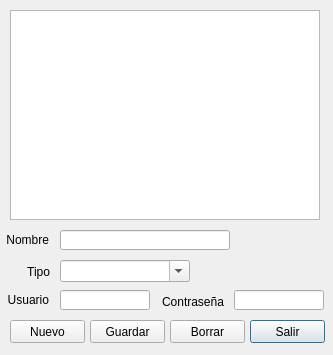
<?xml version="1.0" encoding="UTF-8"?>
<ui version="4.0">
 <class>Dialog</class>
 <widget class="QDialog" name="Dialog">
  <property name="windowModality">
   <enum>Qt::ApplicationModal</enum>
  </property>
  <property name="geometry">
   <rect>
    <x>0</x>
    <y>0</y>
    <width>333</width>
    <height>355</height>
   </rect>
  </property>
  <property name="windowTitle">
   <string>Seguridad del Sistema</string>
  </property>
  <property name="modal">
   <bool>true</bool>
  </property>
  <widget class="QPushButton" name="cmdSalir">
   <property name="geometry">
    <rect>
     <x>250</x>
     <y>320</y>
     <width>75</width>
     <height>23</height>
    </rect>
   </property>
   <property name="text">
    <string>Salir</string>
   </property>
   <property name="shortcut">
    <string>Esc</string>
   </property>
  </widget>
  <widget class="QLabel" name="label_23">
   <property name="geometry">
    <rect>
     <x>0</x>
     <y>290</y>
     <width>49</width>
     <height>20</height>
    </rect>
   </property>
   <property name="text">
    <string>Usuario</string>
   </property>
   <property name="alignment">
    <set>Qt::AlignRight|Qt::AlignTrailing|Qt::AlignVCenter</set>
   </property>
  </widget>
  <widget class="QLabel" name="label_22">
   <property name="geometry">
    <rect>
     <x>154</x>
     <y>292</y>
     <width>70</width>
     <height>20</height>
    </rect>
   </property>
   <property name="text">
    <string>Contraseña</string>
   </property>
   <property name="alignment">
    <set>Qt::AlignRight|Qt::AlignTrailing|Qt::AlignVCenter</set>
   </property>
  </widget>
  <widget class="QLabel" name="label_4">
   <property name="geometry">
    <rect>
     <x>-1</x>
     <y>230</y>
     <width>50</width>
     <height>20</height>
    </rect>
   </property>
   <property name="text">
    <string>Nombre</string>
   </property>
   <property name="alignment">
    <set>Qt::AlignRight|Qt::AlignTrailing|Qt::AlignVCenter</set>
   </property>
  </widget>
  <widget class="QListWidget" name="liwUsuarios">
   <property name="geometry">
    <rect>
     <x>10</x>
     <y>10</y>
     <width>310</width>
     <height>210</height>
    </rect>
   </property>
  </widget>
  <widget class="QPushButton" name="cmdNuevo">
   <property name="geometry">
    <rect>
     <x>10</x>
     <y>320</y>
     <width>75</width>
     <height>23</height>
    </rect>
   </property>
   <property name="text">
    <string>Nuevo</string>
   </property>
   <property name="shortcut">
    <string>Esc</string>
   </property>
  </widget>
  <widget class="QPushButton" name="cmdBorrar">
   <property name="geometry">
    <rect>
     <x>170</x>
     <y>320</y>
     <width>75</width>
     <height>23</height>
    </rect>
   </property>
   <property name="text">
    <string>Borrar</string>
   </property>
   <property name="shortcut">
    <string>Esc</string>
   </property>
  </widget>
  <widget class="QPushButton" name="cmdGuardar">
   <property name="geometry">
    <rect>
     <x>90</x>
     <y>320</y>
     <width>75</width>
     <height>23</height>
    </rect>
   </property>
   <property name="text">
    <string>Guardar</string>
   </property>
   <property name="shortcut">
    <string>Esc</string>
   </property>
  </widget>
  <widget class="QLineEdit" name="txtNombre">
   <property name="geometry">
    <rect>
     <x>60</x>
     <y>230</y>
     <width>170</width>
     <height>20</height>
    </rect>
   </property>
   <property name="text">
    <string/>
   </property>
  </widget>
  <widget class="QLineEdit" name="txtUsuario">
   <property name="enabled">
    <bool>true</bool>
   </property>
   <property name="geometry">
    <rect>
     <x>60</x>
     <y>290</y>
     <width>90</width>
     <height>20</height>
    </rect>
   </property>
   <property name="text">
    <string/>
   </property>
   <property name="readOnly">
    <bool>true</bool>
   </property>
  </widget>
  <widget class="QLineEdit" name="txtPassword">
   <property name="geometry">
    <rect>
     <x>234</x>
     <y>290</y>
     <width>90</width>
     <height>20</height>
    </rect>
   </property>
   <property name="text">
    <string/>
   </property>
   <property name="maxLength">
    <number>20</number>
   </property>
   <property name="echoMode">
    <enum>QLineEdit::Password</enum>
   </property>
  </widget>
  <widget class="QLabel" name="label_5">
   <property name="geometry">
    <rect>
     <x>0</x>
     <y>262</y>
     <width>50</width>
     <height>20</height>
    </rect>
   </property>
   <property name="text">
    <string>Tipo</string>
   </property>
   <property name="alignment">
    <set>Qt::AlignRight|Qt::AlignTrailing|Qt::AlignVCenter</set>
   </property>
  </widget>
  <widget class="QComboBox" name="cmbTipoUsuario">
   <property name="geometry">
    <rect>
     <x>60</x>
     <y>260</y>
     <width>130</width>
     <height>22</height>
    </rect>
   </property>
   <property name="editable">
    <bool>true</bool>
   </property>
  </widget>
 </widget>
 <resources/>
 <connections/>
</ui>
